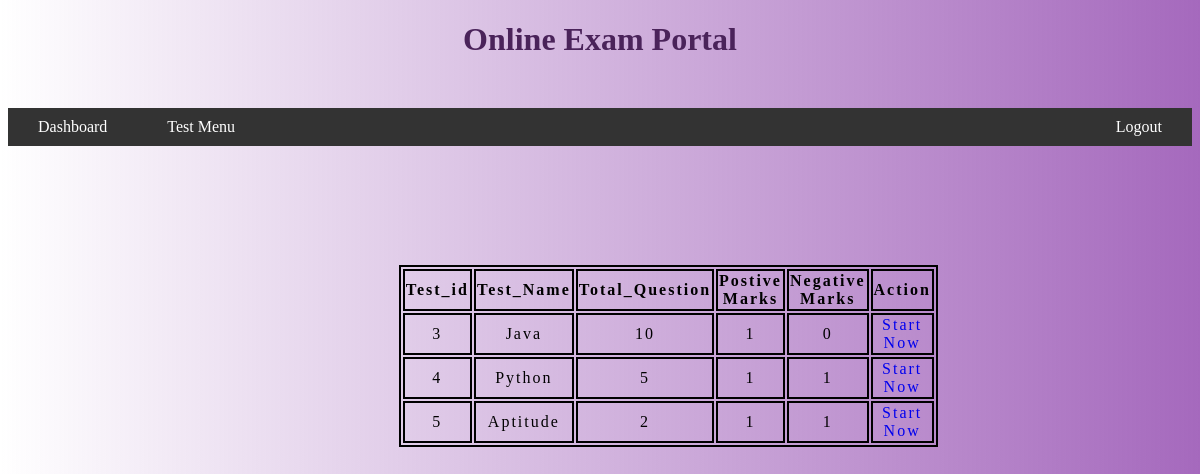
Screenshot of /test.php (signed in) with the database file from the repository.
### tables this page shows
CREATE TABLE `addTest` (
  `testid` int(40) NOT NULL,
  `testname` varchar(40) NOT NULL,
  `ques` int(40) NOT NULL,
  `positive` int(40) NOT NULL,
  `negative` int(40) NOT NULL
);

### test.php (the view, shortened to what this page needs)
<?php
require 'Admin/config.php';
require 'header.php';
if (!empty(isset($_SESSION['userdata']))) {
?>
<!DOCTYPE html>
<head>
</head>
<body>
<div id=tab>
    <table>
        <tr>
            <th>Test_id</th>
            <th>Test_Name</th>
            <th>Total_Question</th>
            <th>Postive Marks</th>
            <th>Negative Marks</th>
            <th>Action</th>
        </tr>
        <?php
            $sql = "SELECT * FROM addTest";
            $result = $conn->query($sql);
        while ($row = mysqli_fetch_array($result)) {
        ?>
        <tr>
        <td><?php echo $row['testid'] ?></td>
        <td><?php echo $row['testname'] ?></td>
        <td><?php echo $row['ques'] ?></td>
        <td><?php echo $row['positive']  ?></td>
        <td><?php echo $row['negative'] ?></td>
        <td><a href="start.php?id=<?php echo $row['testid']?>">Start Now</a></td>
        </tr>
        <?php } ?>
<?php } else {
        echo "<h1 style='color:red;'><center>Login to start test
        </center></h1>";
} ?>
    </table>
</div>
</body>
</html>

### Admin/style.css (style rules this page uses)
body { background-image: linear-gradient(to right, rgba(165, 105, 189,0 ), rgba(165, 105, 189 ,1)); font-family: Verdana; }
#tab { margin-top: 10%; margin-left: 33%; }
#tab table { width: 500px; height: 100px; }
#tab table,th,tr,td { border:2px solid black; letter-spacing: 2px; text-align: center; }
table a { text-decoration: none; }

### rows the page displays
addtest: testid "3", testname "Java", ques "10", positive "1", negative "0"
addtest: testid "4", testname "Python", ques "5", positive "1", negative "1"
addtest: testid "5", testname "Aptitude", ques "2", positive "1", negative "1"
